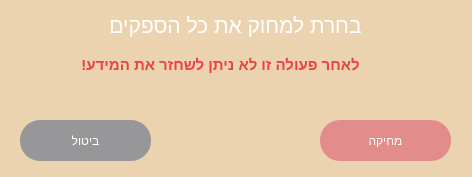
<?xml version="1.0" encoding="UTF-8"?>
<ui version="4.0">
 <class>WarningWindow</class>
 <widget class="QMainWindow" name="WarningWindow">
  <property name="geometry">
   <rect>
    <x>0</x>
    <y>0</y>
    <width>472</width>
    <height>177</height>
   </rect>
  </property>
  <property name="windowTitle">
   <string>MainWindow</string>
  </property>
  <property name="styleSheet">
   <string notr="true">background-color: rgb(236,211,175);
</string>
  </property>
  <widget class="QWidget" name="centralwidget">
   <widget class="QPushButton" name="delete_button">
    <property name="geometry">
     <rect>
      <x>320</x>
      <y>120</y>
      <width>131</width>
      <height>41</height>
     </rect>
    </property>
    <property name="cursor">
     <cursorShape>PointingHandCursor</cursorShape>
    </property>
    <property name="styleSheet">
     <string notr="true">QPushButton {
	background-color: rgb(227,140,140);
	color: rgb(255, 255, 255);
	font: 63 20pt &quot;Segoe UI Semilight&quot;;
	border-radius: 20px;
}

QPushButton:hover {
	background-color: rgb(223,66,66);
	font: 63 20pt &quot;Segoe UI Semibold&quot;;
}

QPushButton:pressed {
	background-color: rgb(221,9,9);
}</string>
    </property>
    <property name="text">
     <string>מחיקה</string>
    </property>
   </widget>
   <widget class="QPushButton" name="cancel_button">
    <property name="geometry">
     <rect>
      <x>20</x>
      <y>120</y>
      <width>131</width>
      <height>41</height>
     </rect>
    </property>
    <property name="cursor">
     <cursorShape>PointingHandCursor</cursorShape>
    </property>
    <property name="styleSheet">
     <string notr="true">QPushButton {
	background-color: rgb(151,151,153);
	color: rgb(255, 255, 255);
	font: 63 20pt &quot;Segoe UI Semilight&quot;;
	border-radius: 20px;
}

QPushButton:hover {
	background-color: rgb(130,130,131);
	font: 63 20pt &quot;Segoe UI Semibold&quot;;
}

QPushButton:pressed {
	background-color: rgb(108,108,109);
}</string>
    </property>
    <property name="text">
     <string>ביטול</string>
    </property>
   </widget>
   <widget class="QLabel" name="warning_subtext">
    <property name="geometry">
     <rect>
      <x>50</x>
      <y>50</y>
      <width>341</width>
      <height>31</height>
     </rect>
    </property>
    <property name="cursor">
     <cursorShape>BlankCursor</cursorShape>
    </property>
    <property name="styleSheet">
     <string notr="true">font: 16pt &quot;Segoe UI Semibold&quot;;
color: rgb(255, 255, 255);
border-radius: 20px;
</string>
    </property>
    <property name="lineWidth">
     <number>0</number>
    </property>
    <property name="text">
     <string>&lt;!DOCTYPE HTML PUBLIC &quot;-//W3C//DTD HTML 4.0//EN&quot; &quot;http://www.w3.org/TR/REC-html40/strict.dtd&quot;&gt;
&lt;html&gt;&lt;head&gt;&lt;meta name=&quot;qrichtext&quot; content=&quot;1&quot; /&gt;&lt;style type=&quot;text/css&quot;&gt;
p, li { white-space: pre-wrap; }
&lt;/style&gt;&lt;/head&gt;&lt;body style=&quot; font-family:'Segoe UI Semibold'; font-size:16pt; font-weight:400; font-style:normal;&quot;&gt;
&lt;p align=&quot;center&quot; style=&quot; margin-top:12px; margin-bottom:12px; margin-left:0px; margin-right:0px; -qt-block-indent:0; text-indent:0px;&quot;&gt;&lt;span style=&quot; font-size:11pt; font-weight:600; color:#ef4040;&quot;&gt;!לאחר פעולה זו לא ניתן לשחזר את המידע&lt;/span&gt;&lt;/p&gt;&lt;/body&gt;&lt;/html&gt;</string>
    </property>
    <property name="scaledContents">
     <bool>false</bool>
    </property>
    <property name="alignment">
     <set>Qt::AlignLeading|Qt::AlignLeft|Qt::AlignVCenter</set>
    </property>
   </widget>
   <widget class="QLabel" name="unicorn_label">
    <property name="geometry">
     <rect>
      <x>370</x>
      <y>49</y>
      <width>81</width>
      <height>71</height>
     </rect>
    </property>
    <property name="styleSheet">
     <string notr="true">background-image: url(:/dialog/misc/sadunicorn_small_new.png);</string>
    </property>
    <property name="text">
     <string/>
    </property>
    <property name="scaledContents">
     <bool>true</bool>
    </property>
   </widget>
   <widget class="QLabel" name="warning_text">
    <property name="geometry">
     <rect>
      <x>30</x>
      <y>0</y>
      <width>411</width>
      <height>51</height>
     </rect>
    </property>
    <property name="cursor">
     <cursorShape>BlankCursor</cursorShape>
    </property>
    <property name="styleSheet">
     <string notr="true">font: 16pt &quot;Segoe UI Semibold&quot;;
color: rgb(255, 255, 255);
border-radius: 20px;
</string>
    </property>
    <property name="lineWidth">
     <number>0</number>
    </property>
    <property name="text">
     <string>&lt;!DOCTYPE HTML PUBLIC &quot;-//W3C//DTD HTML 4.0//EN&quot; &quot;http://www.w3.org/TR/REC-html40/strict.dtd&quot;&gt;
&lt;html&gt;&lt;head&gt;&lt;meta name=&quot;qrichtext&quot; content=&quot;1&quot; /&gt;&lt;style type=&quot;text/css&quot;&gt;
p, li { white-space: pre-wrap; }
&lt;/style&gt;&lt;/head&gt;&lt;body style=&quot; font-family:'Segoe UI Semibold'; font-size:16pt; font-weight:400; font-style:normal;&quot;&gt;
&lt;p align=&quot;center&quot; style=&quot; margin-top:12px; margin-bottom:12px; margin-left:0px; margin-right:0px; -qt-block-indent:0; text-indent:0px;&quot;&gt;בחרת למחוק את כל הספקים&lt;/p&gt;&lt;/body&gt;&lt;/html&gt;</string>
    </property>
    <property name="scaledContents">
     <bool>false</bool>
    </property>
    <property name="alignment">
     <set>Qt::AlignLeading|Qt::AlignLeft|Qt::AlignVCenter</set>
    </property>
   </widget>
   <zorder>delete_button</zorder>
   <zorder>cancel_button</zorder>
   <zorder>unicorn_label</zorder>
   <zorder>warning_text</zorder>
   <zorder>warning_subtext</zorder>
  </widget>
 </widget>
 <resources>
  <include location="images/qrc files/dialog.qrc"/>
 </resources>
 <connections/>
</ui>
